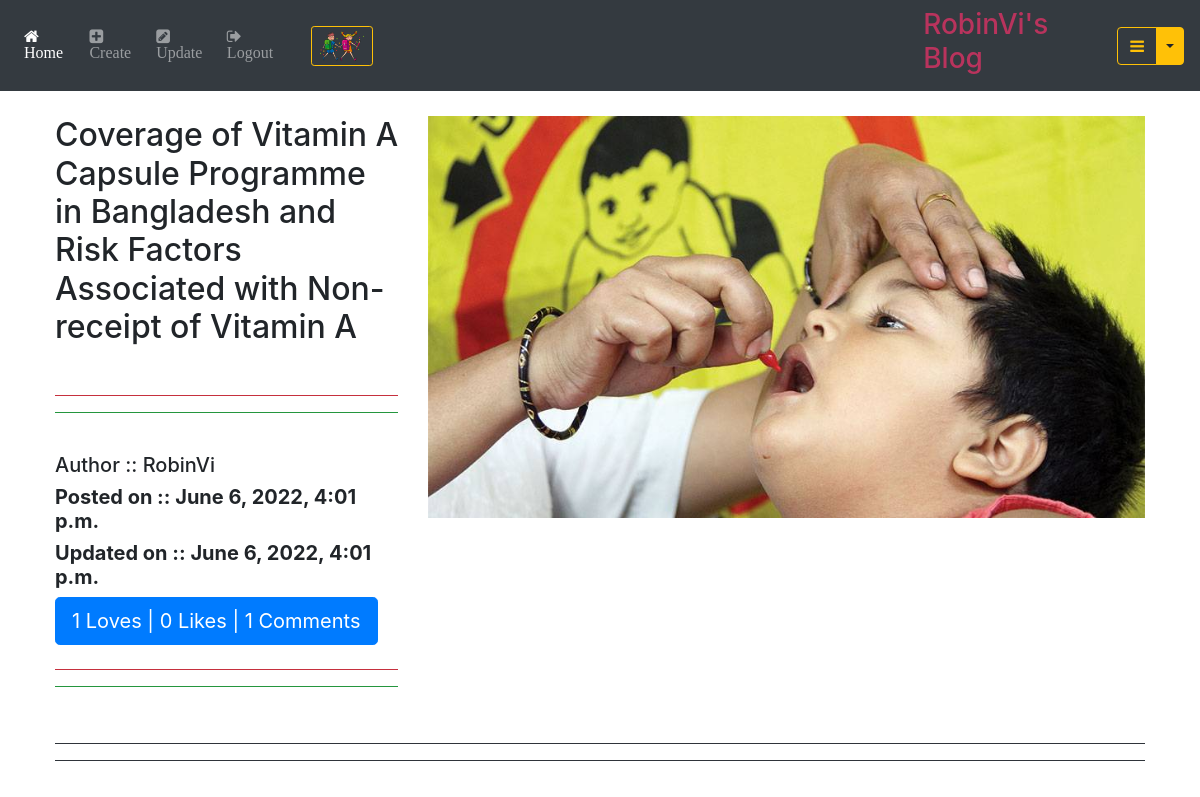
Page /blog/details/5/ (signed in, upper part) on the earlier database version.
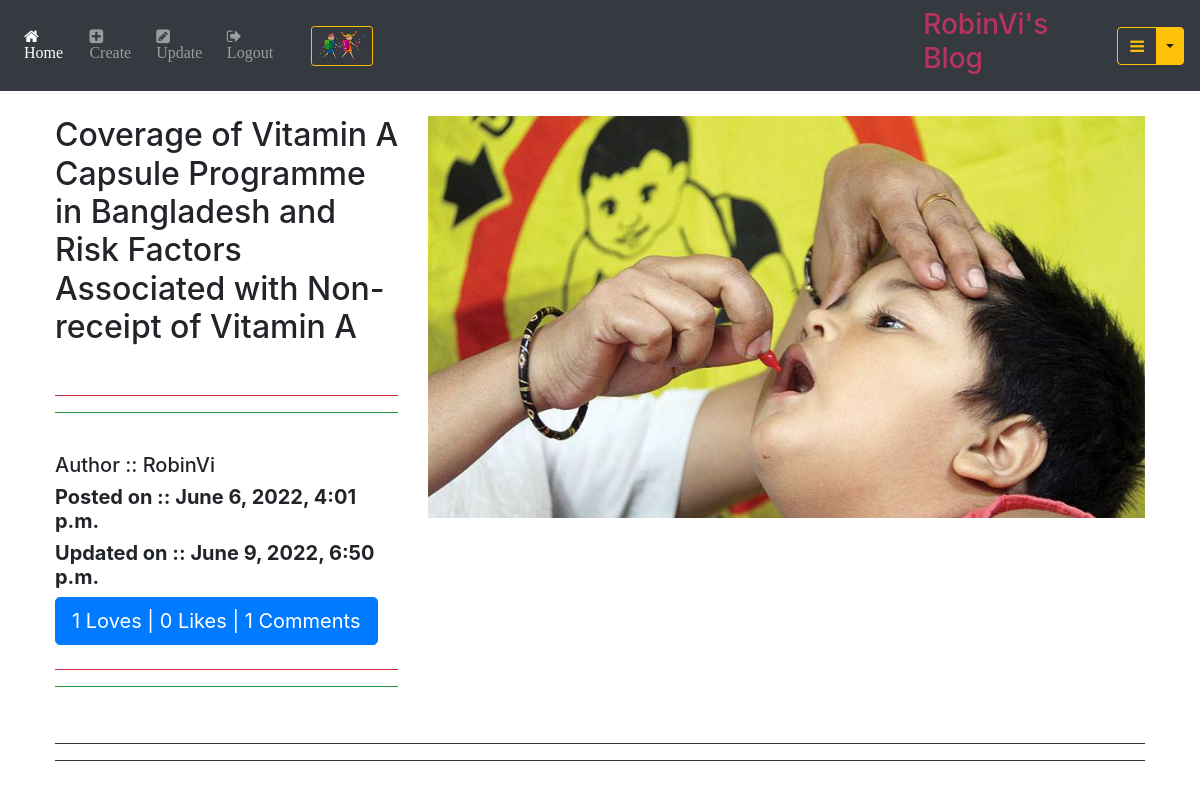
Same page on the later database version.
### login/models.py (models this page shows, shortened)
class UserProfile(models.Model):
    user = models.OneToOneField(User,related_name ='user_profile', on_delete = models.CASCADE)
    profile_pic = models.ImageField(upload_to='profile_pics')
    about_me = models.CharField(max_length=256,default='Hello buddy Welcome . Thanks for visiting my profile . Please send mail to conact me.')

### blog/models.py (models this page shows, shortened)
class Blog(models.Model):
    author = models.ForeignKey(User, on_delete = models.CASCADE,related_name='blog_author')
    blog_title = models.CharField(max_length =256, verbose_name= 'Title of the Blog')
    slug = models.SlugField(max_length =256,unique = True)
    blog_content = models.TextField(verbose_name='Your Story Here..')
    blog_pic = models.ImageField(upload_to='blog_images')
    category = models.CharField(max_length=20,choices=Category_Choices,default='general')
    publish_date = models.DateTimeField(auto_now_add=True)
    update_time = models.DateTimeField(auto_now=True)
    class Meta:
        ordering = ['-publish_date']

### blog/views.py (the view, shortened to what this page needs)
# urls.py: path('details/<pk>/',views.blog_details , name = 'details'),
def blog_details(request,pk):
    blog = Blog.objects.get(pk=pk)
    comment_form=CommentForm()
    if request.user.is_authenticated:
        already_liked = Like.objects.filter(blog=blog, user=request.user)
        if already_liked:
            liked = True
        else:
            liked = False
    else:
        return render(request,'blog/blog_details.html',
        context={'blog':blog})
    return render(request,'blog/blog_details.html',
    context={'blog':blog,'comment_form':comment_form,'liked':liked})

### templates/blog/blog_details.html (shortened to what this page needs)
{% extends 'base.html' %}
{% load crispy_forms_tags %}
{% block content_block %}
<div class="row">
  <div class="col-sm-4">
    <h2>  {{blog.blog_title}}</h2>
    <br>
    <hr class="<progress-bar bg-danger " max="100"></hr>
    <hr class="<progress-bar bg-success " max="100"></hr>
    <br>
      <h5> Author :: {{blog.author}}</h5>
      <h5><b>Posted on :: {{blog.publish_date}}</b></h5>
    <h5><b>Updated on :: {{blog.update_time}}</b></h5>
    <h6 class="btn btn-primary btn-lg">{{blog.blog_loved.count}} Loves | {{blog.blog_liked.count}} Likes | {{blog.blog_comment.count}} Comments</h6>
<hr class="<progress-bar bg-danger " max="100"></hr>
  <hr class="<progress-bar bg-success " max="100"></hr>
  </div>
  <div class="col-sm-8">
    <img src="/media/{{ blog.blog_pic }}"  alt="blog Image" width="100%">
  </div>
</div>
<br>
<hr class="<progress-bar bg-dark " max="100"></hr>
  <hr class="<progress-bar bg-dark " max="100"></hr>
<br>
<br>
{% if user.is_authenticated %}
<br>
{% endif %}
{% endblock %}

### templates/base.html (shortened to what this page needs)
<!DOCTYPE html>
<html lang="en" dir="ltr">
  <head>
<link rel="stylesheet" href="https://maxcdn.bootstrapcdn.com/bootstrap/4.4.1/css/bootstrap.min.css">
<link rel="stylesheet" href="https://maxcdn.bootstrapcdn.com/font-awesome/4.7.0/css/font-awesome.min.css" >
  </head>
  <body>
    <nav class=" navbar navbar-expand-sm bg-dark navbar-dark">
      <ul class="navbar-nav">
        <li class="nav-item active">
          <a class="nav-link" href="{% url 'index' %}">
          <i class="fa fa-home" aria-hidden="true"> Home </i></a>
        </li>
        {% if user.is_authenticated %}
        <li class="nav-item ">
          <a class="nav-link" href="{% url 'blog:blog_create' %}">
            <i class="fa fa-plus-square" aria-hidden="true"> Create</i></a>
        </li>
        <li class="nav-item ">
          <a class="nav-link" href="{% url 'blog:my_blogs' %}">
            <i class="fa fa-pencil-square" aria-hidden="true"> Update</i></a>
        </li>
        <li class="nav-item ">
          <a class="nav-link" href="{% url 'login:logout' %}">
          <i class="fa fa-sign-out" aria-hidden="true"> Logout</i></a>
        </li>
      </ul>
  {% if user.user_profile %}
      <div class="nav-user-pic">
        <a  class="nav-user-pic-link" href="{% url 'login:profile' %}">
          <img style="margin-left:20px; max-width:70px;max-height:40px;" src="/media/{{ user.user_profile.profile_pic }}" alt="Profile_pic" class="btn btn-outline-warning btn-sm  float-right"></a>
      </div>
      {% else %}
      <div class="nav-user-pic">
        <a  class="nav-user-pic-link" href="{% url 'login:profile' %}">
          <img style="margin-left:20px; max-width:70px;max-height:40px;" src="/media/profile_pics/myavatar.png"  alt="Profile_pic" class="rounded float-right"></a>
      </div>
      {% endif %}
      <div class="nav-user-info" style="margin-left:550px;">
        <a class="nav-user-info-link" style="color:rgba(219, 50, 100, 0.8);" href="{% url 'index' %}">
            <h3 >{{user.username}}'s Blog</h3></a>
      </div>
      <div class="btn-group">
        <button type="button" class="btn btn-outline-warning ml-4"><i class="fa fa-bars" aria-hidden="true"></i></button>
        <button type="button" class="btn btn-warning dropdown-toggle dropdown-toggle-split" data-toggle="dropdown" aria-haspopup="true" aria-expanded="false">
        </button>
      {% endif %}
    </nav>
    <div class="container" style="padding:25px">
      {% block content_block %}
     {% endblock %}
    </div>
  </body>
</html>

Differences in the rows shown:
changed Blog "RobinVi": update_time "June 6, 2022, 4:01 p.m." → "June 9, 2022, 6:50 p.m."
